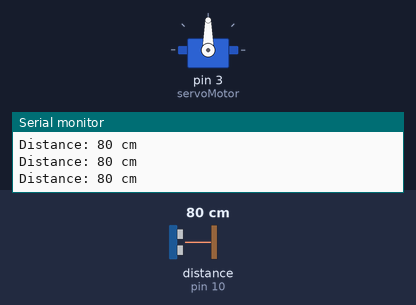
Bench run of a sketch on a simulated Arduino Uno, built with avr-gcc and run on an emulated ATmega328P. On the bench: servo, the last lines printed to the serial monitor. Wiring (inferred from the names in the program): ultrasonic range finder: trigger pin 9; echo pin 10. Inputs (shaded band) come from the test bench; at power-on: distance to the obstacle (sensor on pin 10) 80 cm. The echo pulse lasts 58.3 µs per cm.

Above: at 1.2 s.
1.3 s: distance to the obstacle (sensor on pin 10) set to 33 cm
3.5 s: distance to the obstacle (sensor on pin 10) set to 28 cm
At 4.58 s:
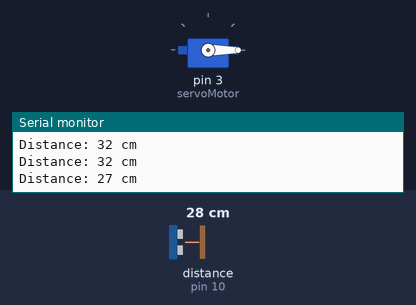
6.5 s: distance to the obstacle (sensor on pin 10) set to 35 cm
At 8.2 s:
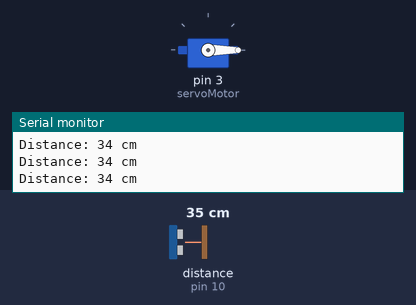
Timing chart, 0 to 9.7 s (numbered marks = the images above; inputs shaded):
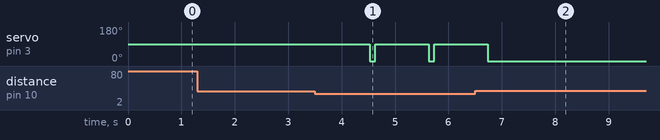

Measured:
- the behaviour switches between 31 and 30 cm on distance to the obstacle (sensor on pin 10) (found by bisection; images 0 and 1)
- after the input at 3.5 s, servo on pin 3 (servoMotor): alternates 90° for 1.0 s and 0° for 0.10 s, starting after 1.0 s
- after the input at 6.5 s, servo on pin 3 (servoMotor): goes on until 6.7 s, then stays 0°

The sketch:

Pet.ino
```cpp
#include <Servo.h>

// Define constants for ultrasonic sensor pins
const int trigPin = 9;  // Trigger pin
const int echoPin = 10; // Echo pin

// Create a Servo object
Servo servoMotor;

void setup() {
  // Initialize the serial communication
  Serial.begin(9600);

  // Attach the servo to pin 3
  servoMotor.attach(3);

  // Initialize the ultrasonic sensor pins
  pinMode(trigPin, OUTPUT);
  pinMode(echoPin, INPUT);
}

void loop() {
  // Variables to hold the duration and distance
  long duration;
  int distance;

  // Clear the trigger pin
  digitalWrite(trigPin, LOW);
  delayMicroseconds(2);

  // Send a pulse to the trigger pin
  digitalWrite(trigPin, HIGH);
  delayMicroseconds(10);
  digitalWrite(trigPin, LOW);

  // Measure the pulse duration on the echo pin
  duration = pulseIn(echoPin, HIGH);

  // Calculate the distance in centimeters
  distance = duration / 58;

  // Print the distance to the serial monitor
  Serial.print("Distance: ");
  Serial.print(distance);
  Serial.println(" cm");

  // Check if an object is within a certain range (adjust the value as needed)
  if (distance < 30) {
    // If an object is detected within 30cm, rotate the servo by 90 degrees
    servoMotor.write(90);
    delay(1000); // Delay to allow the servo to reach the position
    servoMotor.write(0); // Return the servo to the initial position (0 degrees)
  }

  delay(100); // Add a small delay for stability
}
```
